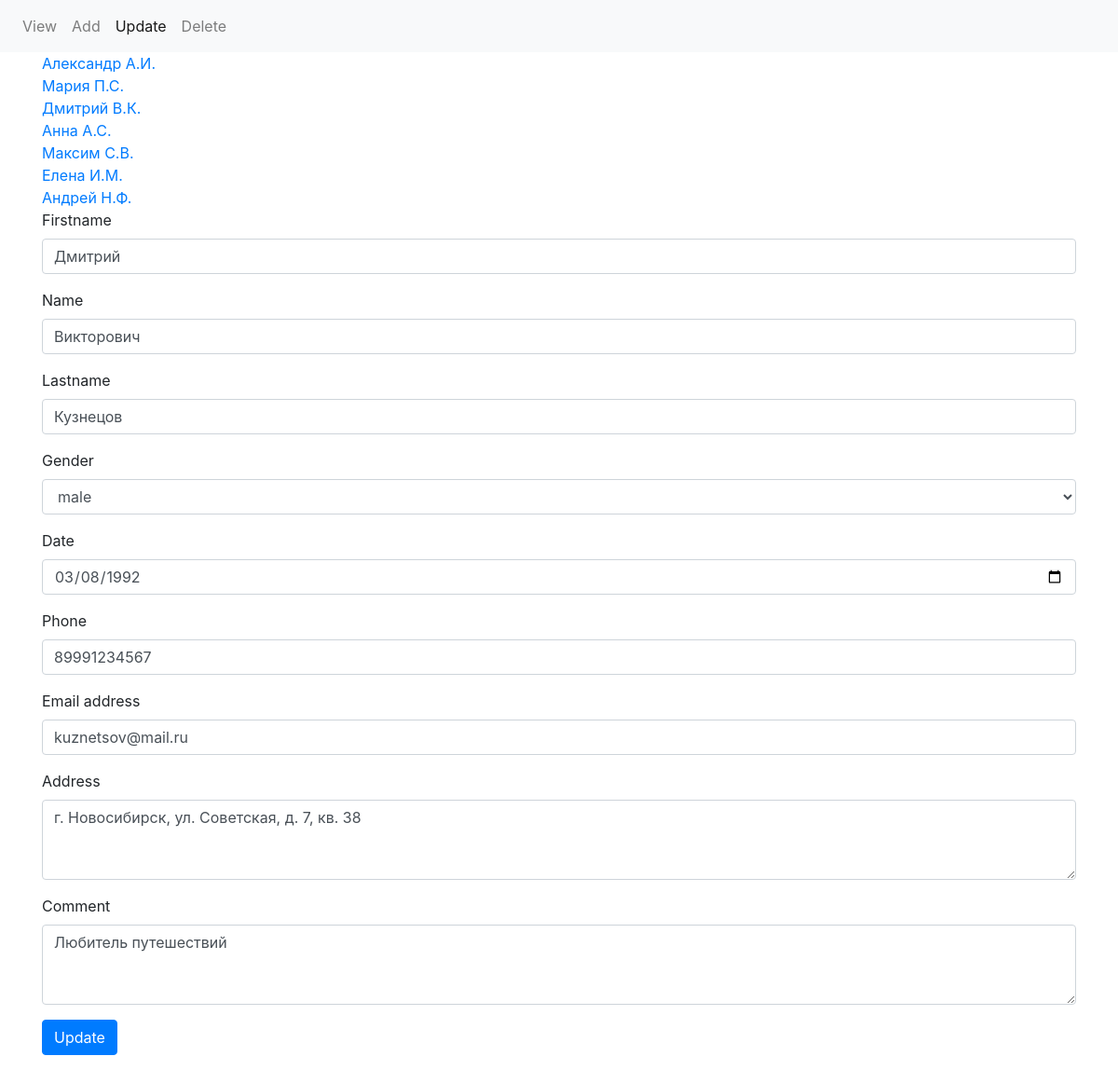
The app's page /?p=update&id=3 with its own data.
### tables this page shows
CREATE TABLE `friends` (
  `id` int(11) NOT NULL,
  `firstname` varchar(256) NOT NULL,
  `name` varchar(256) NOT NULL,
  `lastname` varchar(256) NOT NULL,
  `gender` varchar(256) NOT NULL,
  `date` date NOT NULL,
  `phone` bigint(20) NOT NULL,
  `address` varchar(256) NOT NULL,
  `email` varchar(256) NOT NULL,
  `comment` varchar(256) DEFAULT NULL
);

### update.php (the view, shortened to what this page needs)
<?php
    $sql = 'SELECT `id`, `firstname`,
            LEFT(`name`, 1) N, LEFT(`lastname`, 1) L
            FROM `friends`';
    $res = mysqli_query($connect, $sql);
?>
<div class="container">
    <?php while($row = mysqli_fetch_assoc($res)):?>
        <a href="?p=update&id=<?=$row['id'];?>"><?=$row['firstname'].' '.$row['N'].'.'.$row['L'].'.<br>'?></a>
    <?php endwhile;?>
    <?php if (isset($_GET['id'])) include('form.php');?>
</div>

### form.php (shortened to what this page needs)
<?php
  $sql = 'SELECT * FROM `friends` WHERE `id`='.$_GET['id'];
  $res = mysqli_query($connect, $sql);
  $row = mysqli_fetch_assoc($res);
?>
<form action="index.php" method="POST">
    <div class="form-group">
        <label for="firstname">Firstname</label>
        <input required type="text" class="form-control" id="firstname" name="firstname" value="<?=$row['firstname']?>">
  </div>
  <div class="form-group">
        <label for="name">Name</label>
        <input required type="text" class="form-control" id="name" name="name" value="<?=$row['name']?>">
  </div>
  <div class="form-group">
        <label for="lastname">Lastname</label>
        <input required type="text" class="form-control" id="lastname" name="lastname" value="<?=$row['lastname']?>">
  </div>
  <div class="form-group">
    <label for="gender">Gender</label>
    <select class="form-control" id="gender" name="gender">
      <option <?php if($row['gender'] == 'male') echo 'selected'?>>male</option>
    </select>
  </div>
  <div class="form-group">
        <label for="date">Date</label>
        <input type="date" class="form-control" id="date" name="date" value="<?=$row['date']?>">
  </div>
  <div class="form-group">
        <label for="phone">Phone</label>
        <input required type="tel" class="form-control" id="phone" name="phone" value="<?=$row['phone']?>">
  </div>
  <div class="form-group">
    <label for="email">Email address</label>
    <input required type="email" class="form-control" id="email" placeholder="name@example.com" value="<?=$row['email'];?>" name="email">
  </div>
  <div class="form-group">
    <label for="address">Address</label>
    <textarea required class="form-control" id="address" rows="3" name="address"><?=$row['address']?></textarea>
  </div>
  <div class="form-group">
    <label for="comment">Comment</label>
    <textarea class="form-control" id="comment" rows="3" name="comment"><?=$row['comment']?></textarea>
  </div>
  <button type="submit" class="btn btn-primary mb-3">Update</button>
</form>

### records on screen
friends: firstname "Александр", N "А", L "И"
friends: firstname "Мария", N "П", L "С"
friends: firstname "Дмитрий", N "В", L "К", name "Викторович", lastname "Кузнецов", gender "male", date "03/08/1992", phone "89991234567", email "kuznetsov@mail.ru", address "г. Новосибирск, ул. Советская, д. 7, кв. 38", comment "Любитель путешествий"
friends: firstname "Анна", N "А", L "С"
friends: firstname "Максим", N "С", L "В"
friends: firstname "Елена", N "И", L "М"
friends: firstname "Андрей", N "Н", L "Ф"
